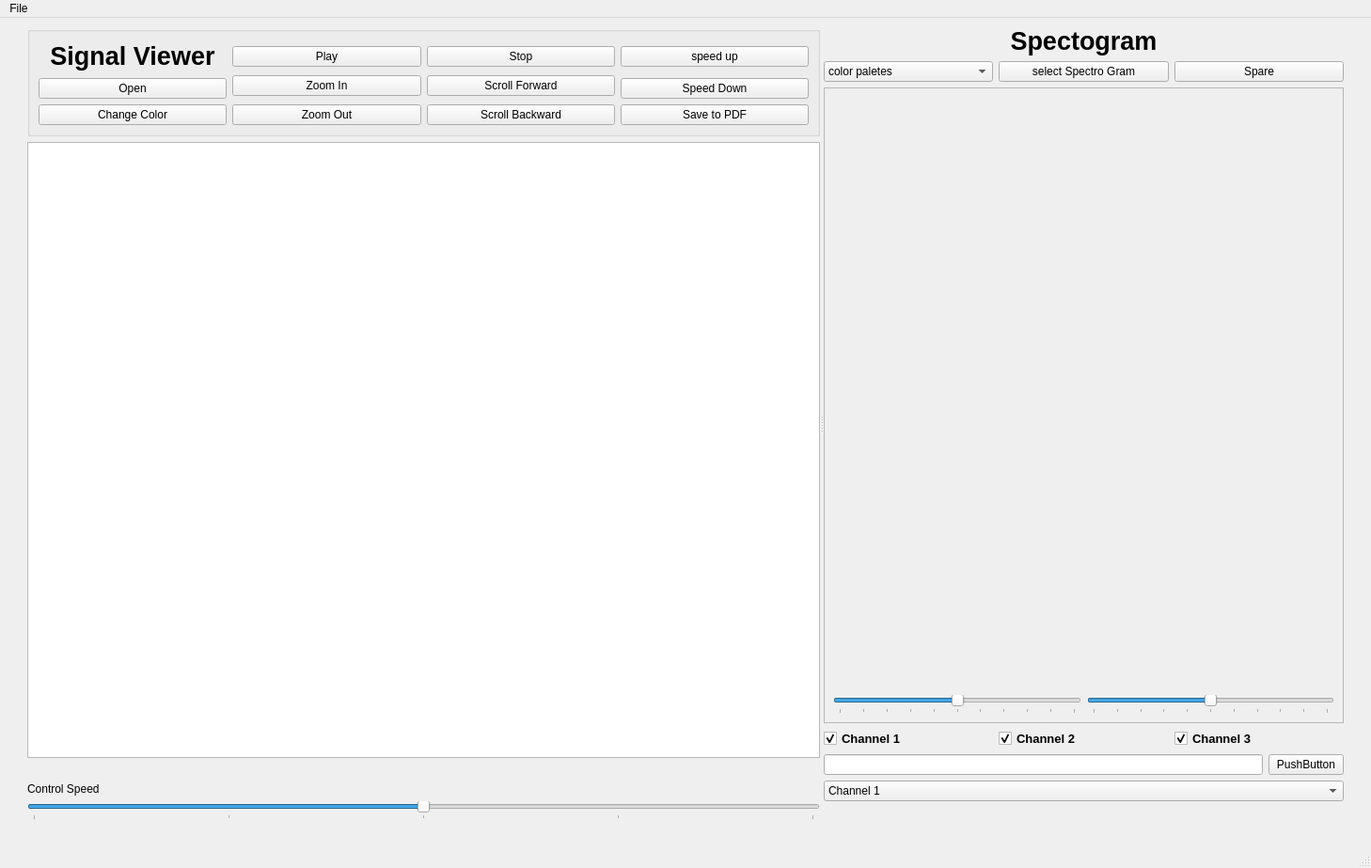
<?xml version="1.0" encoding="UTF-8"?>
<ui version="4.0">
 <class>MainWindow</class>
 <widget class="QMainWindow" name="MainWindow">
  <property name="geometry">
   <rect>
    <x>0</x>
    <y>0</y>
    <width>1458</width>
    <height>923</height>
   </rect>
  </property>
  <property name="windowTitle">
   <string>MainWindow</string>
  </property>
  <widget class="QWidget" name="centralwidget">
   <layout class="QGridLayout" name="gridLayout_4">
    <item row="0" column="0">
     <layout class="QGridLayout" name="gridLayout_3">
      <item row="0" column="1">
       <layout class="QGridLayout" name="gridLayout_2">
        <item row="0" column="0">
         <widget class="QSplitter" name="splitter">
          <property name="orientation">
           <enum>Qt::Horizontal</enum>
          </property>
          <widget class="QWidget" name="layoutWidget">
           <layout class="QVBoxLayout" name="verticalLayout_5">
            <item>
             <widget class="QGroupBox" name="groupBox_4_For_mainpulating">
              <property name="title">
               <string/>
              </property>
              <layout class="QGridLayout" name="gridLayout_8">
               <item row="3" column="2" rowspan="2">
                <widget class="QPushButton" name="zoomI">
                 <property name="text">
                  <string>Zoom In</string>
                 </property>
                </widget>
               </item>
               <item row="3" column="3" rowspan="2">
                <widget class="QPushButton" name="scrollF">
                 <property name="text">
                  <string>Scroll Forward</string>
                 </property>
                </widget>
               </item>
               <item row="6" column="3">
                <widget class="QPushButton" name="scrollB">
                 <property name="text">
                  <string>Scroll Backward</string>
                 </property>
                </widget>
               </item>
               <item row="6" column="4">
                <widget class="QPushButton" name="savePDF">
                 <property name="text">
                  <string>Save to PDF</string>
                 </property>
                </widget>
               </item>
               <item row="1" column="0" rowspan="3">
                <widget class="QLabel" name="label_For_signal_viewr">
                 <property name="text">
                  <string>&lt;html&gt;&lt;head/&gt;&lt;body&gt;&lt;p&gt;&lt;span style=&quot; font-size:20pt; font-weight:600;&quot;&gt;Signal Viewer&lt;/span&gt;&lt;/p&gt;&lt;/body&gt;&lt;/html&gt;</string>
                 </property>
                 <property name="alignment">
                  <set>Qt::AlignCenter</set>
                 </property>
                </widget>
               </item>
               <item row="4" column="0">
                <widget class="QPushButton" name="open">
                 <property name="text">
                  <string>Open</string>
                 </property>
                </widget>
               </item>
               <item row="2" column="3">
                <widget class="QPushButton" name="stop">
                 <property name="text">
                  <string>Stop</string>
                 </property>
                </widget>
               </item>
               <item row="2" column="2">
                <widget class="QPushButton" name="play">
                 <property name="text">
                  <string>Play</string>
                 </property>
                </widget>
               </item>
               <item row="6" column="2">
                <widget class="QPushButton" name="zoomO">
                 <property name="text">
                  <string>Zoom Out</string>
                 </property>
                </widget>
               </item>
               <item row="4" column="4">
                <widget class="QPushButton" name="PushButton_Speed_down">
                 <property name="text">
                  <string>Speed Down</string>
                 </property>
                </widget>
               </item>
               <item row="2" column="4">
                <widget class="QPushButton" name="PushButton_Speed_up">
                 <property name="text">
                  <string>speed up</string>
                 </property>
                </widget>
               </item>
               <item row="6" column="0">
                <widget class="QPushButton" name="Change_color">
                 <property name="text">
                  <string>Change Color</string>
                 </property>
                </widget>
               </item>
              </layout>
             </widget>
            </item>
            <item>
             <layout class="QVBoxLayout" name="verticalLayout_2">
              <item>
               <layout class="QVBoxLayout" name="verticalLayout">
                <item>
                 <widget class="QGraphicsView" name="graphicsView"/>
                </item>
                <item>
                 <spacer name="horizontalSpacer_4">
                  <property name="orientation">
                   <enum>Qt::Horizontal</enum>
                  </property>
                  <property name="sizeHint" stdset="0">
                   <size>
                    <width>40</width>
                    <height>20</height>
                   </size>
                  </property>
                 </spacer>
                </item>
                <item>
                 <widget class="QLabel" name="label_for_control_speed">
                  <property name="styleSheet">
                   <string notr="true">font: 10pt &quot;MS Shell Dlg 2&quot;;</string>
                  </property>
                  <property name="text">
                   <string>Control Speed</string>
                  </property>
                 </widget>
                </item>
                <item>
                 <widget class="QSlider" name="horizontalSlider_for_controlling_speed">
                  <property name="minimum">
                   <number>1</number>
                  </property>
                  <property name="maximum">
                   <number>5</number>
                  </property>
                  <property name="pageStep">
                   <number>1</number>
                  </property>
                  <property name="sliderPosition">
                   <number>3</number>
                  </property>
                  <property name="orientation">
                   <enum>Qt::Horizontal</enum>
                  </property>
                  <property name="tickPosition">
                   <enum>QSlider::TicksBelow</enum>
                  </property>
                  <property name="tickInterval">
                   <number>1</number>
                  </property>
                 </widget>
                </item>
               </layout>
              </item>
             </layout>
            </item>
           </layout>
          </widget>
          <widget class="QWidget" name="layoutWidget">
           <layout class="QVBoxLayout" name="verticalLayout_4">
            <item>
             <widget class="QLabel" name="label_for_spectroGram">
              <property name="text">
               <string>&lt;html&gt;&lt;head/&gt;&lt;body&gt;&lt;p&gt;&lt;span style=&quot; font-size:20pt; font-weight:600;&quot;&gt;Spectogram&lt;/span&gt;&lt;/p&gt;&lt;/body&gt;&lt;/html&gt;</string>
              </property>
              <property name="alignment">
               <set>Qt::AlignCenter</set>
              </property>
             </widget>
            </item>
            <item>
             <layout class="QHBoxLayout" name="horizontalLayout">
              <item>
               <widget class="QComboBox" name="comboBox">
                <item>
                 <property name="text">
                  <string>color paletes</string>
                 </property>
                </item>
                <item>
                 <property name="text">
                  <string>1st</string>
                 </property>
                </item>
                <item>
                 <property name="text">
                  <string>2nd</string>
                 </property>
                </item>
                <item>
                 <property name="text">
                  <string>3rd</string>
                 </property>
                </item>
                <item>
                 <property name="text">
                  <string>4th</string>
                 </property>
                </item>
                <item>
                 <property name="text">
                  <string>5th</string>
                 </property>
                </item>
               </widget>
              </item>
              <item>
               <widget class="QPushButton" name="Spare_button">
                <property name="text">
                 <string>select Spectro Gram</string>
                </property>
               </widget>
              </item>
              <item>
               <widget class="QPushButton" name="pushButton">
                <property name="text">
                 <string>Spare</string>
                </property>
               </widget>
              </item>
             </layout>
            </item>
            <item>
             <widget class="QFrame" name="frame">
              <property name="frameShape">
               <enum>QFrame::StyledPanel</enum>
              </property>
              <property name="frameShadow">
               <enum>QFrame::Raised</enum>
              </property>
              <layout class="QVBoxLayout" name="verticalLayout_3">
               <item>
                <layout class="QVBoxLayout" name="verticalLayout_6">
                 <item>
                  <spacer name="verticalSpacer">
                   <property name="orientation">
                    <enum>Qt::Vertical</enum>
                   </property>
                   <property name="sizeHint" stdset="0">
                    <size>
                     <width>20</width>
                     <height>40</height>
                    </size>
                   </property>
                  </spacer>
                 </item>
                </layout>
               </item>
               <item>
                <spacer name="horizontalSpacer_2">
                 <property name="orientation">
                  <enum>Qt::Horizontal</enum>
                 </property>
                 <property name="sizeHint" stdset="0">
                  <size>
                   <width>40</width>
                   <height>20</height>
                  </size>
                 </property>
                </spacer>
               </item>
               <item>
                <layout class="QHBoxLayout" name="horizontalLayout_3">
                 <item>
                  <widget class="QSlider" name="horizontalSlider_2">
                   <property name="maximum">
                    <number>10</number>
                   </property>
                   <property name="pageStep">
                    <number>1</number>
                   </property>
                   <property name="sliderPosition">
                    <number>5</number>
                   </property>
                   <property name="orientation">
                    <enum>Qt::Horizontal</enum>
                   </property>
                   <property name="tickPosition">
                    <enum>QSlider::TicksBelow</enum>
                   </property>
                  </widget>
                 </item>
                 <item>
                  <widget class="QSlider" name="horizontalSlider">
                   <property name="maximum">
                    <number>10</number>
                   </property>
                   <property name="pageStep">
                    <number>1</number>
                   </property>
                   <property name="value">
                    <number>5</number>
                   </property>
                   <property name="orientation">
                    <enum>Qt::Horizontal</enum>
                   </property>
                   <property name="tickPosition">
                    <enum>QSlider::TicksBelow</enum>
                   </property>
                  </widget>
                 </item>
                </layout>
               </item>
              </layout>
             </widget>
            </item>
            <item>
             <layout class="QHBoxLayout" name="horizontalLayout_for_check_boxes">
              <item>
               <widget class="QCheckBox" name="Channel_1_Check_Box">
                <property name="enabled">
                 <bool>true</bool>
                </property>
                <property name="sizePolicy">
                 <sizepolicy hsizetype="Preferred" vsizetype="Preferred">
                  <horstretch>0</horstretch>
                  <verstretch>0</verstretch>
                 </sizepolicy>
                </property>
                <property name="minimumSize">
                 <size>
                  <width>5</width>
                  <height>5</height>
                 </size>
                </property>
                <property name="font">
                 <font>
                  <pointsize>10</pointsize>
                  <weight>75</weight>
                  <italic>false</italic>
                  <bold>true</bold>
                  <strikeout>false</strikeout>
                  <stylestrategy>PreferDefault</stylestrategy>
                  <kerning>true</kerning>
                 </font>
                </property>
                <property name="layoutDirection">
                 <enum>Qt::LeftToRight</enum>
                </property>
                <property name="autoFillBackground">
                 <bool>false</bool>
                </property>
                <property name="text">
                 <string>Channel 1</string>
                </property>
                <property name="iconSize">
                 <size>
                  <width>20</width>
                  <height>20</height>
                 </size>
                </property>
                <property name="checked">
                 <bool>true</bool>
                </property>
                <property name="tristate">
                 <bool>false</bool>
                </property>
               </widget>
              </item>
              <item>
               <widget class="QCheckBox" name="Channel_2_Check_Box">
                <property name="enabled">
                 <bool>true</bool>
                </property>
                <property name="sizePolicy">
                 <sizepolicy hsizetype="Preferred" vsizetype="Preferred">
                  <horstretch>0</horstretch>
                  <verstretch>0</verstretch>
                 </sizepolicy>
                </property>
                <property name="minimumSize">
                 <size>
                  <width>5</width>
                  <height>5</height>
                 </size>
                </property>
                <property name="font">
                 <font>
                  <pointsize>10</pointsize>
                  <weight>75</weight>
                  <italic>false</italic>
                  <bold>true</bold>
                 </font>
                </property>
                <property name="layoutDirection">
                 <enum>Qt::LeftToRight</enum>
                </property>
                <property name="autoFillBackground">
                 <bool>false</bool>
                </property>
                <property name="text">
                 <string>Channel 2</string>
                </property>
                <property name="iconSize">
                 <size>
                  <width>20</width>
                  <height>20</height>
                 </size>
                </property>
                <property name="checked">
                 <bool>true</bool>
                </property>
                <property name="tristate">
                 <bool>false</bool>
                </property>
               </widget>
              </item>
              <item>
               <widget class="QCheckBox" name="Channel_3_Check_Box">
                <property name="enabled">
                 <bool>true</bool>
                </property>
                <property name="sizePolicy">
                 <sizepolicy hsizetype="Preferred" vsizetype="Preferred">
                  <horstretch>0</horstretch>
                  <verstretch>0</verstretch>
                 </sizepolicy>
                </property>
                <property name="minimumSize">
                 <size>
                  <width>5</width>
                  <height>5</height>
                 </size>
                </property>
                <property name="font">
                 <font>
                  <pointsize>10</pointsize>
                  <weight>75</weight>
                  <italic>false</italic>
                  <bold>true</bold>
                 </font>
                </property>
                <property name="layoutDirection">
                 <enum>Qt::LeftToRight</enum>
                </property>
                <property name="autoFillBackground">
                 <bool>false</bool>
                </property>
                <property name="text">
                 <string>Channel 3</string>
                </property>
                <property name="iconSize">
                 <size>
                  <width>20</width>
                  <height>20</height>
                 </size>
                </property>
                <property name="checked">
                 <bool>true</bool>
                </property>
                <property name="tristate">
                 <bool>false</bool>
                </property>
               </widget>
              </item>
             </layout>
            </item>
            <item>
             <layout class="QHBoxLayout" name="horizontalLayout_2">
              <item>
               <widget class="QLineEdit" name="lineEdit"/>
              </item>
              <item>
               <widget class="QPushButton" name="pushButton_2">
                <property name="text">
                 <string>PushButton</string>
                </property>
               </widget>
              </item>
             </layout>
            </item>
            <item>
             <widget class="QComboBox" name="comboBox_For_selecting_Channel">
              <item>
               <property name="text">
                <string>Channel 1</string>
               </property>
              </item>
              <item>
               <property name="text">
                <string>Channel 2</string>
               </property>
              </item>
              <item>
               <property name="text">
                <string>Channel 3</string>
               </property>
              </item>
             </widget>
            </item>
            <item>
             <spacer name="horizontalSpacer_3">
              <property name="orientation">
               <enum>Qt::Horizontal</enum>
              </property>
              <property name="sizeHint" stdset="0">
               <size>
                <width>40</width>
                <height>20</height>
               </size>
              </property>
             </spacer>
            </item>
           </layout>
          </widget>
         </widget>
        </item>
       </layout>
      </item>
      <item row="0" column="0">
       <spacer name="verticalSpacer_2">
        <property name="orientation">
         <enum>Qt::Vertical</enum>
        </property>
        <property name="sizeHint" stdset="0">
         <size>
          <width>20</width>
          <height>40</height>
         </size>
        </property>
       </spacer>
      </item>
      <item row="1" column="1">
       <spacer name="horizontalSpacer">
        <property name="orientation">
         <enum>Qt::Horizontal</enum>
        </property>
        <property name="sizeHint" stdset="0">
         <size>
          <width>40</width>
          <height>20</height>
         </size>
        </property>
       </spacer>
      </item>
     </layout>
    </item>
    <item row="0" column="1">
     <spacer name="verticalSpacer_3">
      <property name="orientation">
       <enum>Qt::Vertical</enum>
      </property>
      <property name="sizeHint" stdset="0">
       <size>
        <width>20</width>
        <height>40</height>
       </size>
      </property>
     </spacer>
    </item>
   </layout>
  </widget>
  <widget class="QMenuBar" name="menubar">
   <property name="geometry">
    <rect>
     <x>0</x>
     <y>0</y>
     <width>1458</width>
     <height>21</height>
    </rect>
   </property>
   <widget class="QMenu" name="menuFile">
    <property name="title">
     <string>File</string>
    </property>
    <addaction name="actionSave_as_pdf"/>
    <addaction name="actionExit"/>
   </widget>
   <addaction name="menuFile"/>
  </widget>
  <widget class="QStatusBar" name="statusbar"/>
  <action name="actionSave_as_pdf">
   <property name="text">
    <string>Save as .pdf</string>
   </property>
  </action>
  <action name="actionExit">
   <property name="text">
    <string>Exit</string>
   </property>
  </action>
 </widget>
 <resources/>
 <connections>
  <connection>
   <sender>horizontalSlider_for_controlling_speed</sender>
   <signal>valueChanged(int)</signal>
   <receiver>PushButton_Speed_up</receiver>
   <slot>update()</slot>
   <hints>
    <hint type="sourcelabel">
     <x>359</x>
     <y>824</y>
    </hint>
    <hint type="destinationlabel">
     <x>797</x>
     <y>71</y>
    </hint>
   </hints>
  </connection>
 </connections>
</ui>
